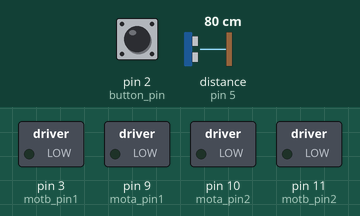
Bench run of a sketch on a simulated Arduino Uno, built with avr-gcc and run on an emulated ATmega328P. On the bench: switched loads named in the sketch (green lamp = pin HIGH). Inputs (shaded band) come from the test bench; at power-on: pin 2 (button_pin) HIGH, distance to the obstacle (sensor on pin 5) 80 cm. The echo pulse lasts 58.3 µs per cm; pins used as bus, display or sensor lines are not drawn.

Above: at 1.2 s.
1.3 s: pin 2 (button_pin) pulled LOW for 0.15 s
At 3.5 s:
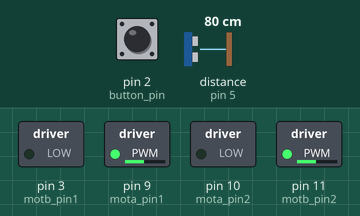
3.8 s: distance to the obstacle (sensor on pin 5) set to 8 cm
5.3 s: distance to the obstacle (sensor on pin 5) set to 5 cm
At 5.9 s:
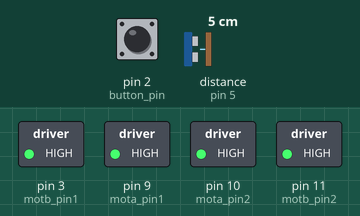
6.8 s: pin 2 (button_pin) pulled LOW for 1 s
At 8.4 s:
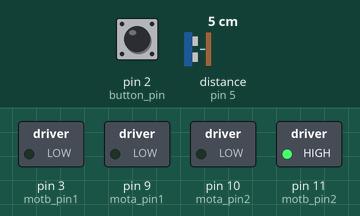
10.1 s: pin 2 (button_pin) pulled LOW for 0.15 s
At 11.5 s:
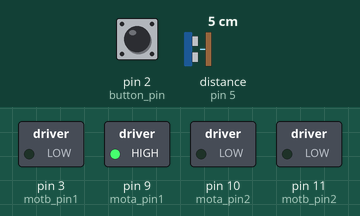
13.2 s: pin 2 (button_pin) pulled LOW for 3.2 s
At 18.9 s:
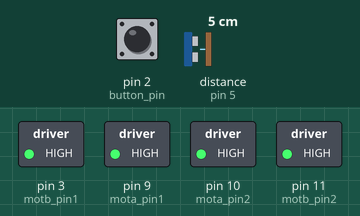
Timing chart, 0 to 20.1 s (numbered marks = the images above; inputs shaded):
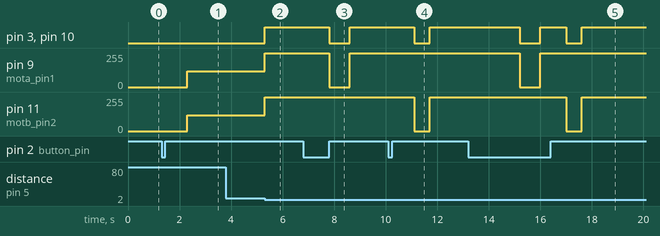

Measured:
- the behaviour switches between 7 and 6 cm on distance to the obstacle (sensor on pin 5) (found by bisection; images 1 and 2)
- after the input at 1.3 s, pin 9 (mota_pin1), pin 11 (motb_pin2): 0/255 → 120/255 after 1.0 s
- after the input at 3.8 s, every drawn part: stays the same
- after the input at 5.3 s, pin 3 (motb_pin1), pin 10 (mota_pin2): LOW → HIGH at once; pin 9 (mota_pin1), pin 11 (motb_pin2): 120/255 → 255/255 at once
- after the input at 6.8 s, pin 3 (motb_pin1), pin 10 (mota_pin2): HIGH → LOW after 1.0 s, → HIGH 0.80 s later; pin 9 (mota_pin1): 255/255 → 0/255 after 1.0 s, → 255/255 0.80 s later
- after the input at 10.1 s, pin 3 (motb_pin1), pin 10 (mota_pin2): HIGH → LOW after 1.0 s, → HIGH 0.60 s later; pin 11 (motb_pin2): 255/255 → 0/255 after 1.0 s, → 255/255 0.60 s later
- after the input at 13.2 s, pin 3 (motb_pin1), pin 10 (mota_pin2): HIGH → LOW after 2.0 s, → HIGH 0.80 s later, → LOW 1.0 s later, → HIGH 0.60 s later; pin 9 (mota_pin1): 255/255 → 0/255 after 2.0 s, → 255/255 0.80 s later; pin 11 (motb_pin2): 255/255 → 0/255 after 3.8 s, → 255/255 0.60 s later

The sketch:

s2E8_navigationthruobstacles.ino
```cpp
/*
Challenges:
1) create ultrasonic function that returns distance in cm
2) make sure that function works
3) create moveToWall function
4) when you stop, back up and turn around
5) once you see a wall, stop, back up and turn around.. and keep going looking for walls

*/

int motb_pin1 = 3;
int motb_pin2 = 11;

int mota_pin1 = 9;
int mota_pin2 = 10;

int button_pin = 2;

int trig_pin = 4;
int echo_pin = 5;

void setup() {

  //-Control Motor B
  pinMode(motb_pin1,OUTPUT);
  pinMode(motb_pin2,OUTPUT);

  //-Control Motor A
  pinMode(mota_pin1,OUTPUT);
  pinMode(mota_pin2,OUTPUT);

  //- button
  pinMode(button_pin,INPUT_PULLUP);

  //-ultrasonic pin
  pinMode(trig_pin,OUTPUT);
  pinMode(echo_pin,INPUT);

  Serial.begin(9600);

}

//-sends sound out and receives sound
//-returns the distance in centimeters
int ultrasonic() {

  long time;
  float distance;

  //-trigger a sound
  // send out trigger signal
  digitalWrite(trig_pin, LOW);
  delayMicroseconds(2);
  digitalWrite(trig_pin, HIGH);
  delayMicroseconds(20);
  digitalWrite(trig_pin, LOW);

  //- a sound has gone out!!
  //- wait for a sound to come back

  time = pulseIn(echo_pin, HIGH);

  //- calculate the distance in centimeters
  distance = 0.01715 * time;

  return distance;

}

//- turn 90 degrees
void turnRight() {

  //- motor b is stopped
  analogWrite(motb_pin1,0);
  analogWrite(motb_pin2,0);

  //- motor a moves forward
  analogWrite(mota_pin1,255);
  analogWrite(mota_pin2,0);

  delay(600);

  //- stop motor a
  analogWrite(mota_pin1,0);
  analogWrite(mota_pin2,0);

}

void tankTurn(int speeda, int speedb) {
  //- motor a moves ... backwards
  analogWrite(mota_pin1,0);
  analogWrite(mota_pin2,speeda);

  //- motor b moves forward
  analogWrite(motb_pin1,0);
  analogWrite(motb_pin2,speedb);

  delay(1650);

  //- stop both motors
  stop();

}

void turnAround(int speeda, int speedb) {

  //- motor a is stopped
  analogWrite(mota_pin1,0);
  analogWrite(mota_pin2,0);

  //- motor b moves forward
  analogWrite(motb_pin1,0);
  analogWrite(motb_pin2,speedb);

  delay(1650);

  //- stop motor b
  analogWrite(motb_pin1,0);
  analogWrite(motb_pin2,0);

}

void turnLeft() {

  //- motor a is stopped
  analogWrite(mota_pin1,0);
  analogWrite(mota_pin2,0);

  //- motor b moves forward
  analogWrite(motb_pin1,0);
  analogWrite(motb_pin2,255);

  delay(800);

  //- stop motor b
  analogWrite(motb_pin1,0);
  analogWrite(motb_pin2,0);

}

void stop() {
  //- motor a
  analogWrite(mota_pin1,255);
  analogWrite(mota_pin2,255);

  //- motor b
  analogWrite(motb_pin1,255);
  analogWrite(motb_pin2,255);
}


void moveToWall(int speeda, int speedb) {

  //- move forward!
  //- motor a
  analogWrite(mota_pin1,speeda);
  analogWrite(mota_pin2,0);

  //- motor b
  analogWrite(motb_pin1,0);
  analogWrite(motb_pin2,speedb);

  //-stop when you hit a wall!!

  int distance = ultrasonic();

  while (distance > 5) {
    //-do nothing except check distance
    distance = ultrasonic();
  }

  //-stop!!!
  stop();

}


void moveForward(int speeda, int speedb, int inches) {

  int myDelay;

  //- motor a
  analogWrite(mota_pin1,speeda);
  analogWrite(mota_pin2,0);

  //- motor b
  analogWrite(motb_pin1,0);
  analogWrite(motb_pin2,speedb);

  //- move forward the distance in inches


  myDelay = inches*125;
  delay(myDelay);

  //- stop
  stop();

}

void moveBackward(int speeda, int speedb) {

  //- motor a
  analogWrite(mota_pin1,0);
  analogWrite(mota_pin2,speeda);

  //- motor b
  analogWrite(motb_pin1,speedb);
  analogWrite(motb_pin2,0);

}


void loop() {


  //- loop here as long as the button is NOT pressed
  while (digitalRead(button_pin)==HIGH) {
    //- do nothing
  }

  //- code jumps here once you press the button
  delay(1000);
  moveToWall(120,120);

  //- loop here as long as the button is NOT pressed
  while (digitalRead(button_pin)==HIGH) {
    //- do nothing
  }

  //-do step 2 (turn left and go to wall)
  delay(1000);
  turnLeft();
  moveToWall(120,120);

  //- loop here as long as the button is NOT pressed
  while (digitalRead(button_pin)==HIGH) {
    //- do nothing
  }

  //-do step 3 (turn right and go to wall)
  delay(1000);
  turnRight();
  moveToWall(120,120);


  /*
  Serial.println(ultrasonic());

  delay(100);


  if (digitalRead(button_pin)==LOW) {

      delay(1000);

      //- move to the wall first
      moveToWall(120,120);

      delay(1000);

      //- back up a little
      moveBackward(120,120);

      delay(400);

      //- stop
      stop();

      delay(1000);

      //- turn around
      tankTurn(120,120);


  }
  else {
    stop();
  }

  */

}
```
